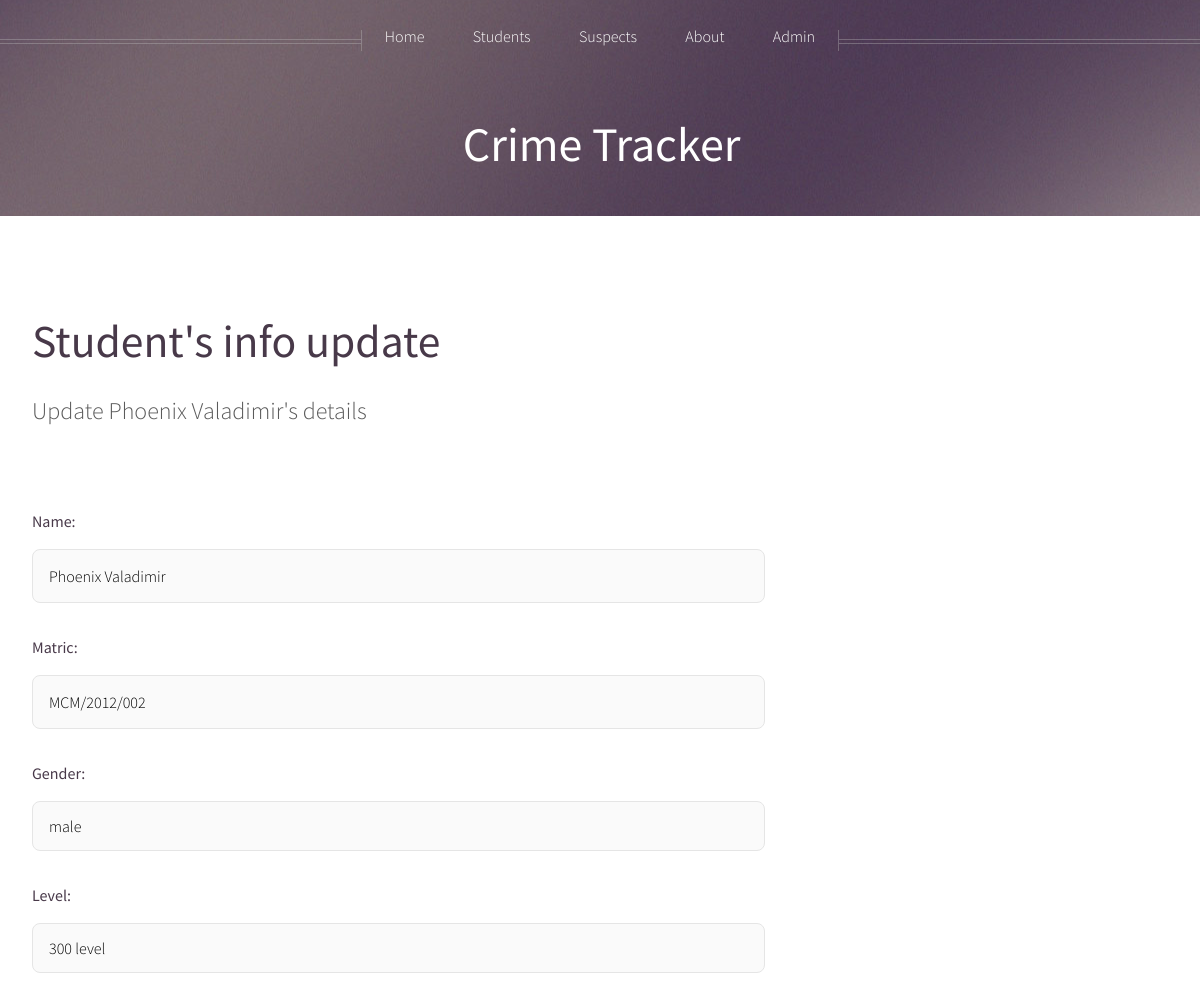
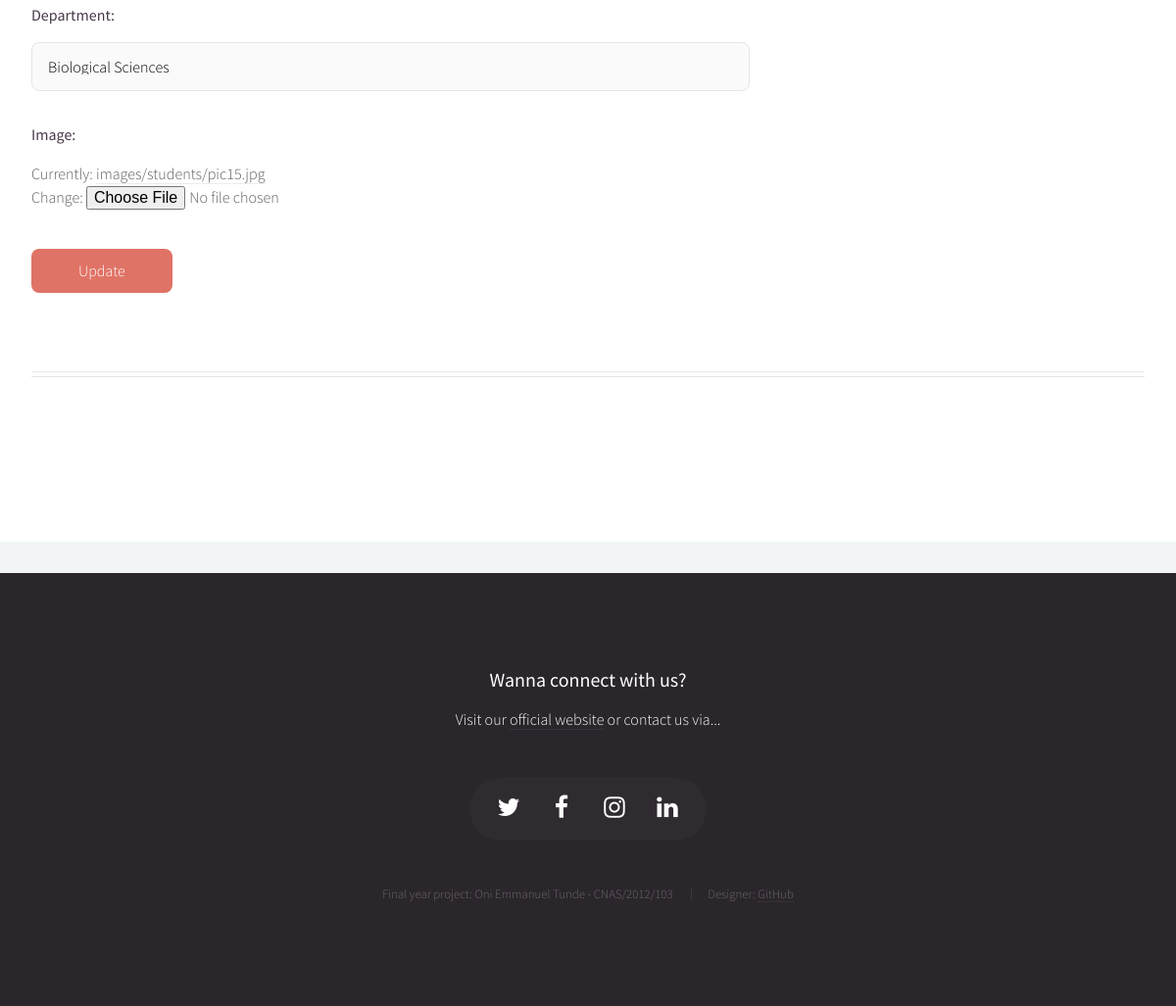
Page /students/update/13/ on the committed database (2 pictures, top to bottom).
### students/models.py (models this page shows, shortened)
class Student(models.Model):
    name = models.CharField(max_length=255, name='name')
    matric = models.CharField(max_length=13, name='matric')
    GENDER = (('F', 'female'), ('M', 'male'))
    gender = models.CharField(max_length=1, choices=GENDER, name='gender')
    DEPARTMENT = (('ICT', 'Information and Communication Technology'),
                  ('PES', 'Physical and Earth Sciences'),
                  ('BIO', 'Biological Sciences'))
    department = models.CharField(max_length=50, choices=DEPARTMENT, name='department')
    LEVEL = (('100', '100 level'), ('200', '200 level'), ('300', '300 level'),
             ('400', '400 level'), ('500', '500 level'))
    level = models.CharField(max_length=10, choices=LEVEL, name='level')
    UPLOAD_PATH = f'images/{StudentsConfig.name}'
    image = models.ImageField(storage=fs, upload_to=UPLOAD_PATH, default='', name='image')

### students/views.py (the view)
# urls.py: path('update/<int:pk>/', views.StudentUpdate.as_view(), name='update'),
class StudentUpdate(UpdateView):
    template_name = 'students/update.html'
    model = Student
    fields = ['name', 'matric', 'gender', 'level', 'department', 'image']

### students/templates/students/update.html (shortened to what this page needs)
{% extends 'public/_layouts/_rightbar.html' %}
{% block body %}
  <div class="wrapper style1">
    <div class="container">
      <div class="row 200%">
        <div class="8u 12u(mobile)">
          <article id="main">
            <header>
              <h2><a href="">Student's info update</a></h2>
              <p>Update {{ student.name }}'s details</p>
            </header>
            <form action="" method="POST" class="uniform" enctype="multipart/form-data">
              {% include 'students/_includes/_form.html' %}
              <footer>
                <input type="submit" value="Update" class="button">
              </footer>
            </form>
          </article>
        </div>
        <div class="4u 12u(mobile)" id="sidebar">
        </div>
      </div>
      <hr>
    </div>
  </div>
{% endblock %}

### students/templates/students/_includes/_form.html (shortened to what this page needs)
<ul>
  {% for field in form %}
    <li class="form-group">
      <section>
        <label for="{{ field.id }}">{{ field.label_tag }}</label>
        {{ field }}
      </section>
    </li>
  {% endfor %}
</ul>

### rows in the picture
Student: name "Phoenix Valadimir", form "Phoenix Valadimir" "MCM/2012/002" "male" "300 level" "Biological Sciences"

### other values in the picture
{{ field.label_tag }} "Name:" "Matric:" "Gender:" "Level:" "Department:" "Image:"
